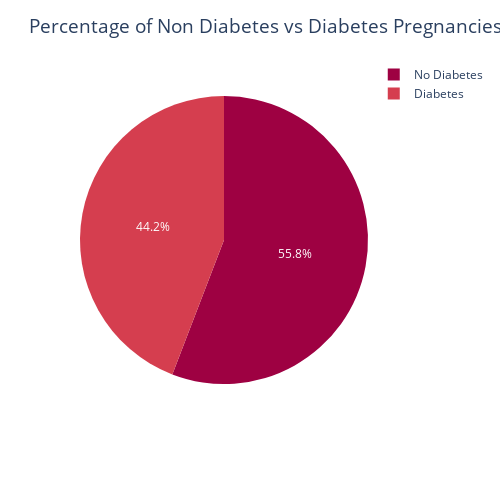
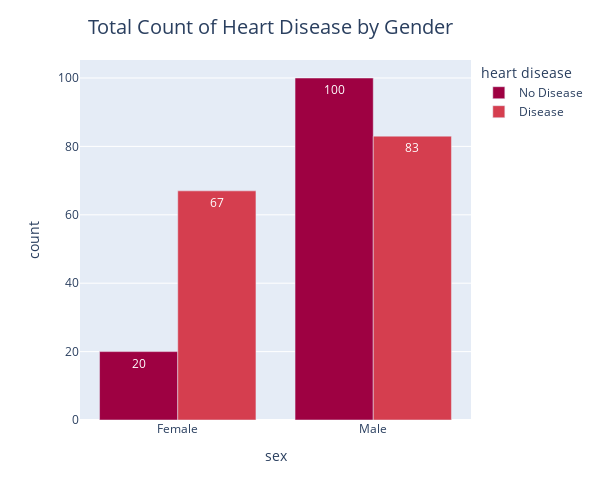

Write notebook code for charts like these, in order.
### Markdown cell above
Observation: Diabetes Dataset--> The plot visuals shows the number of persons effected by diabetes, in this 0 represents the No diabetes and 1 represents the diabetes.

Heart Dataset--> The plot visuals shows the number of persons effected by diabetes, in this 0 represents the No heart disease and 1 represents the heart disease with count.

### Code cell
# Visualization of Diabetes data
# Create a copy of the data with mapped Outcome labels
diabetes_data_labeled = diabetes_data.copy()
diabetes_data_labeled["Outcome"] = diabetes_data_labeled["Outcome"].map({0: "No Diabetes", 1: "Diabetes"})
import plotly.express as px
fig = px.pie(diabetes_data_labeled, names="Outcome", values="Pregnancies",color_discrete_sequence=px.colors.diverging.Spectral)
fig.update_layout( title={'text': 'Percentage of Non Diabetes vs Diabetes Pregnancies', 'x': 0.53, 'y':.96,'font_size':19},
    width=500,
    height=500)
fig.show()


# Bar chart of heart data
import plotly.express as px
import pandas as pd
heart_data['sex'] = heart_data['sex'].replace({0: 'Female', 1: 'Male'})
# Group and count values
heart_counts = heart_data.groupby(['sex', 'heart disease']).size().reset_index(name='count')
heart_counts['heart disease'] = heart_counts['heart disease'].replace({0: 'No Disease', 1: 'Disease'})

# Plot bar chart with count labels
#  color='heart disease' create a color distinction for 0 and 1
fig = px.bar(heart_counts, x='sex', y='count', color='heart disease',text='count',barmode='group',color_discrete_sequence=px.colors.diverging.Spectral)
fig.update_layout(
    title={'text': 'Total Count of Heart Disease by Gender', 'x': 0.45, 'y': .96, 'font_size': 20},
    width=600,
    height=500
)
fig.show()

### Figure 1 — Plotly figure (JSON) as saved in the notebook; plotly's stock layout.template omitted (floating-point values rounded to 4 significant figures; data arrays with more than 128 entries replaced by an {"elided": "..."} marker saying what was removed)
{"data": [{"domain": {"x": [0, 1], "y": [0, 1]}, "hovertemplate": "Outcome=%{label}<br>Pregnancies=%{value}<extra></extra>", "labels": {"elided": "768 str values"}, "legendgroup": "", "name": "", "showlegend": true, "type": "pie", "values": {"elided": "768 int values"}}], "layout": {"height": 500, "legend": {"tracegroupgap": 0}, "margin": {"t": 60}, "piecolorway": ["rgb(158,1,66)", "rgb(213,62,79)", "rgb(244,109,67)", "rgb(253,174,97)", "rgb(254,224,139)", "rgb(255,255,191)", "rgb(230,245,152)", "rgb(171,221,164)", "rgb(102,194,165)", "rgb(50,136,189)", "rgb(94,79,162)"], "title": {"font": {"size": 19}, "text": "Percentage of Non Diabetes vs Diabetes Pregnancies", "x": 0.53, "y": 0.96}, "width": 500}}

### Figure 2 — Plotly figure (JSON) as saved in the notebook; plotly's stock layout.template omitted (floating-point values rounded to 4 significant figures)
{"data": [{"alignmentgroup": "True", "hovertemplate": "heart disease=No Disease<br>sex=%{x}<br>count=%{text}<extra></extra>", "legendgroup": "No Disease", "marker": {"color": "rgb(158,1,66)", "pattern": {"shape": ""}}, "name": "No Disease", "offsetgroup": "No Disease", "orientation": "v", "showlegend": true, "text": [20, 100], "textposition": "auto", "type": "bar", "x": ["Female", "Male"], "xaxis": "x", "y": [20, 100], "yaxis": "y"}, {"alignmentgroup": "True", "hovertemplate": "heart disease=Disease<br>sex=%{x}<br>count=%{text}<extra></extra>", "legendgroup": "Disease", "marker": {"color": "rgb(213,62,79)", "pattern": {"shape": ""}}, "name": "Disease", "offsetgroup": "Disease", "orientation": "v", "showlegend": true, "text": [67, 83], "textposition": "auto", "type": "bar", "x": ["Female", "Male"], "xaxis": "x", "y": [67, 83], "yaxis": "y"}], "layout": {"barmode": "group", "height": 500, "legend": {"title": {"text": "heart disease"}, "tracegroupgap": 0}, "margin": {"t": 60}, "title": {"font": {"size": 20}, "text": "Total Count of Heart Disease by Gender", "x": 0.45, "y": 0.96}, "width": 600, "xaxis": {"anchor": "y", "autorange": true, "domain": [0, 1], "range": [-0.5, 1.5], "title": {"text": "sex"}, "type": "category"}, "yaxis": {"anchor": "x", "autorange": true, "domain": [0, 1], "range": [0, 105.3], "title": {"text": "count"}, "type": "linear"}}}
